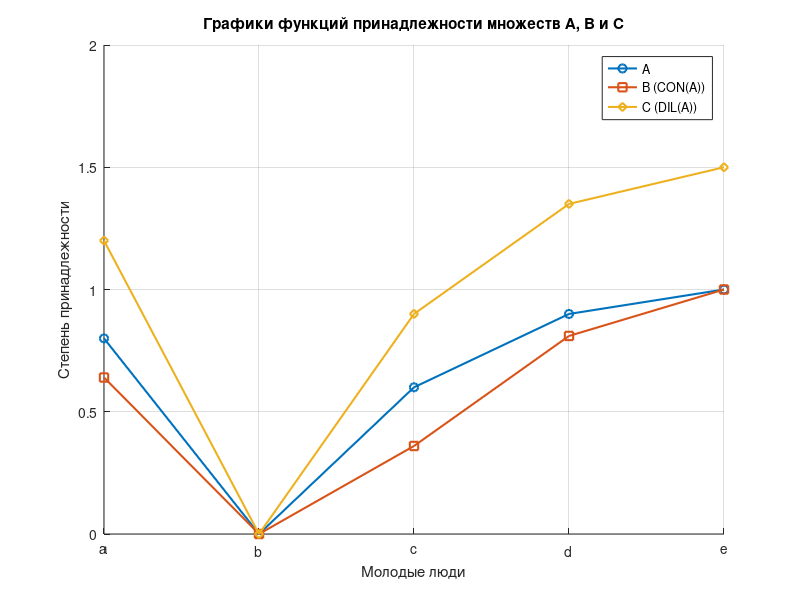

The MATLAB source for this figure:
% Определение универсального множества U
U = {'a', 'b', 'c', 'd', 'e'};

% Функция принадлежности для A
A_values = [0.8, 0, 0.6, 0.9, 1]; % Значения для A

% Концентрация B: CON(A)
B_values = A_values .^ 2;

% Дилатация C: DIL(A), например с k=1.5
k = 1.5;
C_values = k * A_values;

% Построение графиков функций принадлежности
figure;
hold on;

% Графики для множеств A, B и C
plot(1:5, A_values, '-o', 'DisplayName', 'A', 'LineWidth', 1.5);
plot(1:5, B_values, '-s', 'DisplayName', 'B (CON(A))', 'LineWidth', 1.5);
plot(1:5, C_values, '-d', 'DisplayName', 'C (DIL(A))', 'LineWidth', 1.5);

xlabel('Молодые люди');
ylabel('Степень принадлежности');
title('Графики функций принадлежности множеств A, B и C');

xticks(1:5);
xticklabels(U);
legend show;
grid on;
hold off;
